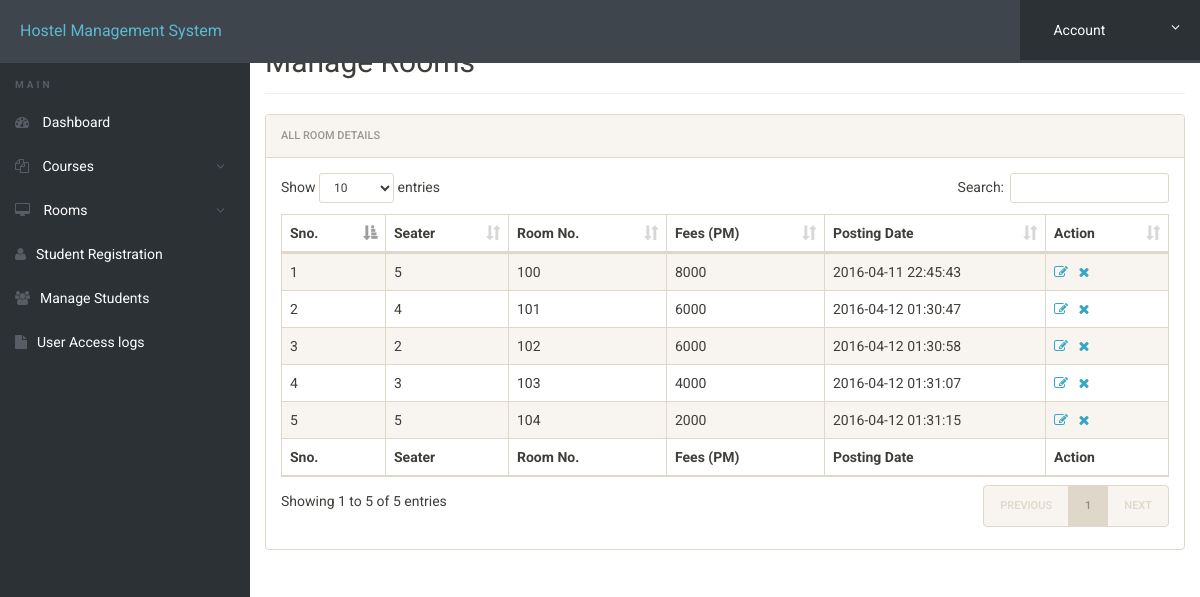
The page /admin/manage-rooms.php (signed in) on the database as committed earlier.
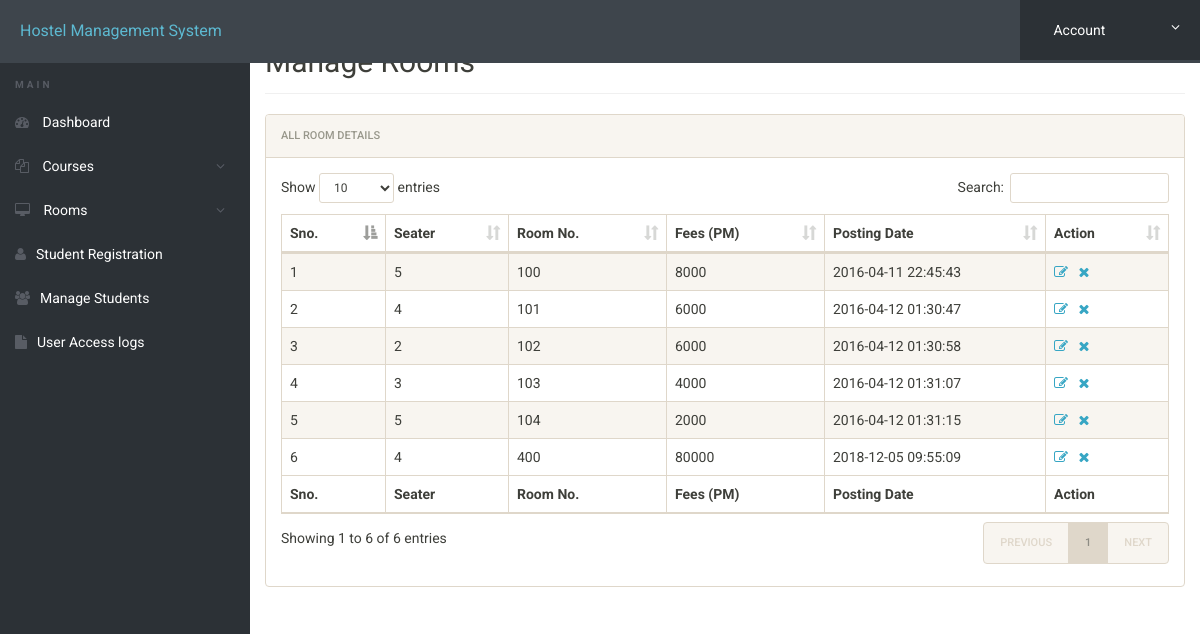
The same page on the database as committed later.
### tables this page shows
CREATE TABLE `rooms` (
  `id` int(11) NOT NULL,
  `seater` int(11) NOT NULL,
  `room_no` int(11) NOT NULL,
  `fees` int(11) NOT NULL,
  `posting_date` timestamp NOT NULL DEFAULT CURRENT_TIMESTAMP
);

### admin/manage-rooms.php (the view, shortened to what this page needs)
<?php
include('includes/config.php');
?>
<!doctype html>
<html lang="en" class="no-js">
<head>
	<link rel="stylesheet" href="css/font-awesome.min.css">
	<link rel="stylesheet" href="css/bootstrap.min.css">
	<link rel="stylesheet" href="css/dataTables.bootstrap.min.css">
	<link rel="stylesheet" href="css/bootstrap-social.css">
	<link rel="stylesheet" href="css/bootstrap-select.css">
	<link rel="stylesheet" href="css/fileinput.min.css">
	<link rel="stylesheet" href="css/awesome-bootstrap-checkbox.css">
	<link rel="stylesheet" href="css/style.css">
</head>
<body>
	<?php include('includes/header.php');?>
	<div class="ts-main-content">
			<?php include('includes/sidebar.php');?>
		<div class="content-wrapper">
			<div class="container-fluid">
				<div class="row">
					<div class="col-md-12">
						<h2 class="page-title">Manage Rooms</h2>
						<div class="panel panel-default">
							<div class="panel-heading">All Room Details</div>
							<div class="panel-body">
								<table id="zctb" class="display table table-striped table-bordered table-hover" cellspacing="0" width="100%">
									<thead>
										<tr>
											<th>Sno.</th>
											<th>Seater</th>
											<th>Room No.</th>
											<th>Fees (PM) </th>
											<th>Posting Date  </th>
											<th>Action</th>
										</tr>
									</thead>
									<tfoot>
										<tr>
											<th>Sno.</th>
											<th>Seater</th>
											<th>Room No.</th>
											<th>Fees (PM) </th>
											<th>Posting Date  </th>
											<th>Action</th>
										</tr>
									</tfoot>
									<tbody>
<?php
$ret="select * from rooms";
$stmt= $mysqli->prepare($ret) ;
$stmt->execute() ;
$res=$stmt->get_result();
$cnt=1;
while($row=$res->fetch_object())
	  {
	  	?>
<tr><td><?php echo $cnt;;?></td>
<td><?php echo $row->seater;?></td>
<td><?php echo $row->room_no;?></td>
<td><?php echo $row->fees;?></td>
<td><?php echo $row->posting_date;?></td>
<td><a href="edit-room.php?id=<?php echo $row->id;?>"><i class="fa fa-edit"></i></a>&nbsp;&nbsp;
<a href="manage-rooms.php?del=<?php echo $row->id;?>" onclick="return confirm("Do you want to delete");"><i class="fa fa-close"></i></a></td>
										</tr>
									<?php
$cnt=$cnt+1;
									 } ?>
									</tbody>
								</table>
							</div>
						</div>
					</div>
				</div>
			</div>
		</div>
	</div>
</body>
</html>

Rows that differ between the two databases and show on the page:
added rooms: seater "4", room_no "400", fees "80000", posting_date "2018-12-05 09:55:09"
Other text that changed with them:
text written by a page script: "Show entries Search: Showing 1 to 5 of 5 entries PREVIOUS 1 NEXT" → "Show entries Search: Showing 1 to 6 of 6 entries PREVIOUS 1 NEXT"
